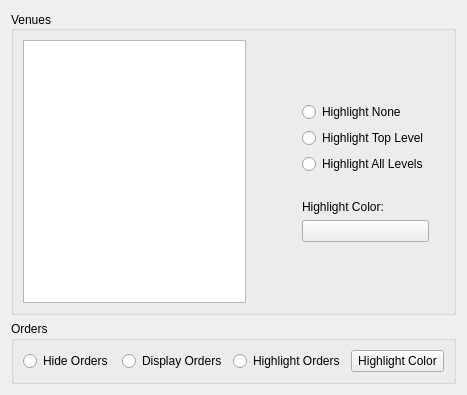
<?xml version="1.0" encoding="UTF-8"?>
<ui version="4.0">
 <class>BookViewHighlightPropertiesWidget</class>
 <widget class="QWidget" name="BookViewHighlightPropertiesWidget">
  <property name="geometry">
   <rect>
    <x>0</x>
    <y>0</y>
    <width>467</width>
    <height>395</height>
   </rect>
  </property>
  <property name="windowTitle">
   <string>Form</string>
  </property>
  <layout class="QVBoxLayout" name="verticalLayout">
   <item>
    <widget class="QGroupBox" name="m_venuesGroup">
     <property name="sizePolicy">
      <sizepolicy hsizetype="Preferred" vsizetype="Preferred">
       <horstretch>0</horstretch>
       <verstretch>0</verstretch>
      </sizepolicy>
     </property>
     <property name="title">
      <string>Venues</string>
     </property>
     <property name="alignment">
      <set>Qt::AlignLeading|Qt::AlignLeft|Qt::AlignVCenter</set>
     </property>
     <layout class="QHBoxLayout" name="horizontalLayout_3">
      <item>
       <widget class="QListWidget" name="m_venuesList">
        <property name="selectionMode">
         <enum>QAbstractItemView::SingleSelection</enum>
        </property>
       </widget>
      </item>
      <item>
       <spacer name="m_venuesToOptionsSpacer">
        <property name="orientation">
         <enum>Qt::Horizontal</enum>
        </property>
        <property name="sizeType">
         <enum>QSizePolicy::Fixed</enum>
        </property>
        <property name="sizeHint" stdset="0">
         <size>
          <width>50</width>
          <height>20</height>
         </size>
        </property>
       </spacer>
      </item>
      <item>
       <layout class="QVBoxLayout" name="m_optionsLayout">
        <item>
         <spacer name="m_optionsTopSpacer">
          <property name="orientation">
           <enum>Qt::Vertical</enum>
          </property>
          <property name="sizeHint" stdset="0">
           <size>
            <width>20</width>
            <height>40</height>
           </size>
          </property>
         </spacer>
        </item>
        <item>
         <widget class="QRadioButton" name="m_highlightNoneButton">
          <property name="text">
           <string>Highlight None</string>
          </property>
         </widget>
        </item>
        <item>
         <widget class="QRadioButton" name="m_highlightTopLevelButton">
          <property name="text">
           <string>Highlight Top Level</string>
          </property>
         </widget>
        </item>
        <item>
         <widget class="QRadioButton" name="m_highlightAllLevelsButton">
          <property name="text">
           <string>Highlight All Levels</string>
          </property>
         </widget>
        </item>
        <item>
         <spacer name="m_highlightColorButtonSpacer">
          <property name="orientation">
           <enum>Qt::Vertical</enum>
          </property>
          <property name="sizeType">
           <enum>QSizePolicy::Maximum</enum>
          </property>
          <property name="sizeHint" stdset="0">
           <size>
            <width>20</width>
            <height>20</height>
           </size>
          </property>
         </spacer>
        </item>
        <item>
         <layout class="QVBoxLayout" name="m_highlightColorLayout">
          <item>
           <widget class="QLabel" name="m_highlightColorLabel">
            <property name="sizePolicy">
             <sizepolicy hsizetype="Preferred" vsizetype="Fixed">
              <horstretch>0</horstretch>
              <verstretch>0</verstretch>
             </sizepolicy>
            </property>
            <property name="text">
             <string>Highlight Color:</string>
            </property>
            <property name="alignment">
             <set>Qt::AlignLeading|Qt::AlignLeft|Qt::AlignVCenter</set>
            </property>
           </widget>
          </item>
          <item>
           <widget class="QPushButton" name="m_highlightColorButton">
            <property name="sizePolicy">
             <sizepolicy hsizetype="Preferred" vsizetype="Fixed">
              <horstretch>0</horstretch>
              <verstretch>0</verstretch>
             </sizepolicy>
            </property>
            <property name="text">
             <string/>
            </property>
           </widget>
          </item>
         </layout>
        </item>
        <item>
         <spacer name="m_optionsBottomSpacer">
          <property name="orientation">
           <enum>Qt::Vertical</enum>
          </property>
          <property name="sizeHint" stdset="0">
           <size>
            <width>20</width>
            <height>40</height>
           </size>
          </property>
         </spacer>
        </item>
       </layout>
      </item>
      <item>
       <spacer name="m_rightSideSpacer">
        <property name="orientation">
         <enum>Qt::Horizontal</enum>
        </property>
        <property name="sizeType">
         <enum>QSizePolicy::Fixed</enum>
        </property>
        <property name="sizeHint" stdset="0">
         <size>
          <width>15</width>
          <height>20</height>
         </size>
        </property>
       </spacer>
      </item>
     </layout>
    </widget>
   </item>
   <item>
    <widget class="QGroupBox" name="m_ordersGroup">
     <property name="title">
      <string>Orders</string>
     </property>
     <layout class="QVBoxLayout" name="verticalLayout_2">
      <item>
       <layout class="QHBoxLayout" name="horizontalLayout_2">
        <item>
         <widget class="QRadioButton" name="m_hideOrdersButton">
          <property name="text">
           <string>Hide Orders</string>
          </property>
         </widget>
        </item>
        <item>
         <widget class="QRadioButton" name="m_displayOrdersButton">
          <property name="text">
           <string>Display Orders</string>
          </property>
         </widget>
        </item>
        <item>
         <widget class="QRadioButton" name="m_highlightOrdersButton">
          <property name="text">
           <string>Highlight Orders</string>
          </property>
         </widget>
        </item>
        <item>
         <widget class="QPushButton" name="m_orderColorButton">
          <property name="sizePolicy">
           <sizepolicy hsizetype="Preferred" vsizetype="Fixed">
            <horstretch>0</horstretch>
            <verstretch>0</verstretch>
           </sizepolicy>
          </property>
          <property name="minimumSize">
           <size>
            <width>15</width>
            <height>0</height>
           </size>
          </property>
          <property name="text">
           <string>Highlight Color</string>
          </property>
         </widget>
        </item>
       </layout>
      </item>
     </layout>
    </widget>
   </item>
  </layout>
 </widget>
 <resources/>
 <connections/>
</ui>
